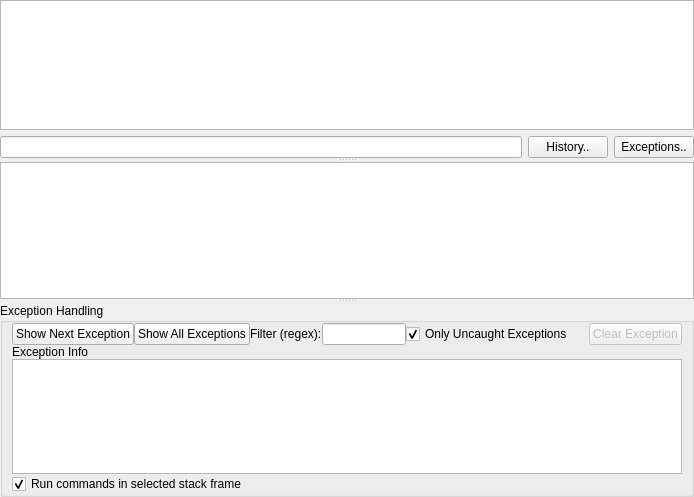
<?xml version="1.0" encoding="UTF-8"?>
<ui version="4.0">
 <class>Form</class>
 <widget class="QWidget" name="Form">
  <property name="geometry">
   <rect>
    <x>0</x>
    <y>0</y>
    <width>694</width>
    <height>497</height>
   </rect>
  </property>
  <property name="windowTitle">
   <string>Console</string>
  </property>
  <layout class="QGridLayout" name="gridLayout">
   <property name="margin">
    <number>0</number>
   </property>
   <property name="spacing">
    <number>0</number>
   </property>
   <item row="0" column="0">
    <widget class="QSplitter" name="splitter">
     <property name="orientation">
      <enum>Qt::Vertical</enum>
     </property>
     <widget class="QWidget" name="layoutWidget">
      <layout class="QVBoxLayout" name="verticalLayout">
       <item>
        <widget class="QPlainTextEdit" name="output">
         <property name="font">
          <font>
           <family>Monospace</family>
          </font>
         </property>
         <property name="readOnly">
          <bool>true</bool>
         </property>
        </widget>
       </item>
       <item>
        <layout class="QHBoxLayout" name="horizontalLayout">
         <item>
          <widget class="CmdInput" name="input"/>
         </item>
         <item>
          <widget class="QPushButton" name="historyBtn">
           <property name="text">
            <string>History..</string>
           </property>
           <property name="checkable">
            <bool>true</bool>
           </property>
          </widget>
         </item>
         <item>
          <widget class="QPushButton" name="exceptionBtn">
           <property name="text">
            <string>Exceptions..</string>
           </property>
           <property name="checkable">
            <bool>true</bool>
           </property>
          </widget>
         </item>
        </layout>
       </item>
      </layout>
     </widget>
     <widget class="QListWidget" name="historyList">
      <property name="font">
       <font>
        <family>Monospace</family>
       </font>
      </property>
     </widget>
     <widget class="QGroupBox" name="exceptionGroup">
      <property name="title">
       <string>Exception Handling</string>
      </property>
      <layout class="QGridLayout" name="gridLayout_2">
       <property name="topMargin">
        <number>0</number>
       </property>
       <property name="bottomMargin">
        <number>0</number>
       </property>
       <property name="spacing">
        <number>0</number>
       </property>
       <item row="0" column="6">
        <widget class="QPushButton" name="clearExceptionBtn">
         <property name="enabled">
          <bool>false</bool>
         </property>
         <property name="text">
          <string>Clear Exception</string>
         </property>
        </widget>
       </item>
       <item row="0" column="1">
        <widget class="QPushButton" name="catchAllExceptionsBtn">
         <property name="text">
          <string>Show All Exceptions</string>
         </property>
         <property name="checkable">
          <bool>true</bool>
         </property>
        </widget>
       </item>
       <item row="0" column="0">
        <widget class="QPushButton" name="catchNextExceptionBtn">
         <property name="text">
          <string>Show Next Exception</string>
         </property>
         <property name="checkable">
          <bool>true</bool>
         </property>
        </widget>
       </item>
       <item row="0" column="4">
        <widget class="QCheckBox" name="onlyUncaughtCheck">
         <property name="text">
          <string>Only Uncaught Exceptions</string>
         </property>
         <property name="checked">
          <bool>true</bool>
         </property>
        </widget>
       </item>
       <item row="2" column="0" colspan="7">
        <widget class="QListWidget" name="exceptionStackList">
         <property name="alternatingRowColors">
          <bool>true</bool>
         </property>
        </widget>
       </item>
       <item row="3" column="0" colspan="7">
        <widget class="QCheckBox" name="runSelectedFrameCheck">
         <property name="text">
          <string>Run commands in selected stack frame</string>
         </property>
         <property name="checked">
          <bool>true</bool>
         </property>
        </widget>
       </item>
       <item row="1" column="0" colspan="7">
        <widget class="QLabel" name="exceptionInfoLabel">
         <property name="text">
          <string>Exception Info</string>
         </property>
        </widget>
       </item>
       <item row="0" column="5">
        <spacer name="horizontalSpacer">
         <property name="orientation">
          <enum>Qt::Horizontal</enum>
         </property>
         <property name="sizeHint" stdset="0">
          <size>
           <width>40</width>
           <height>20</height>
          </size>
         </property>
        </spacer>
       </item>
       <item row="0" column="2">
        <widget class="QLabel" name="label">
         <property name="text">
          <string>Filter (regex):</string>
         </property>
        </widget>
       </item>
       <item row="0" column="3">
        <widget class="QLineEdit" name="filterText"/>
       </item>
      </layout>
     </widget>
    </widget>
   </item>
  </layout>
 </widget>
 <customwidgets>
  <customwidget>
   <class>CmdInput</class>
   <extends>QLineEdit</extends>
   <header>.CmdInput</header>
  </customwidget>
 </customwidgets>
 <resources/>
 <connections/>
</ui>
